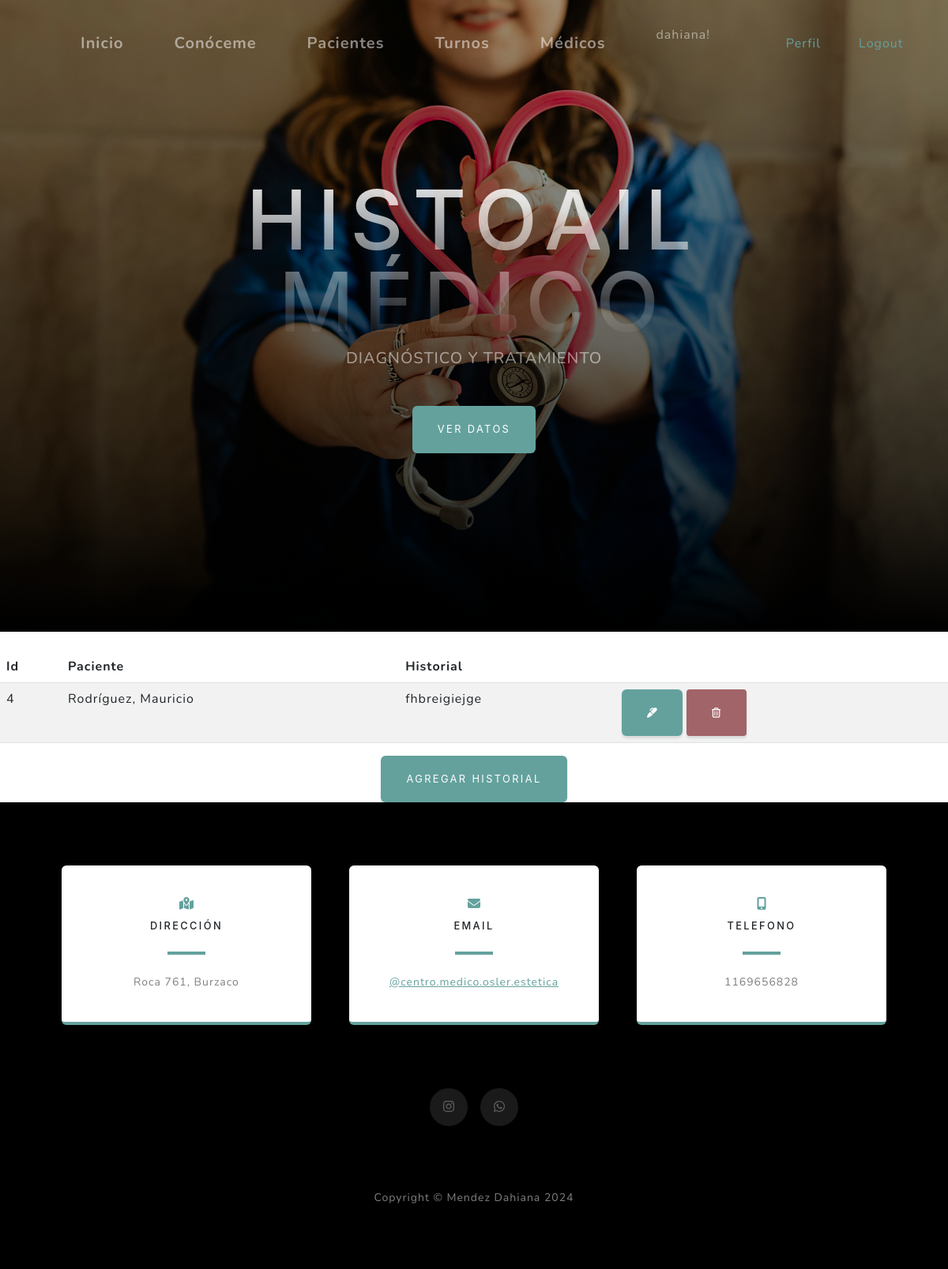
Page /aplicacion/historial_medico/5/ (signed in) on the committed database.
### aplicacion/models.py (models this page shows, shortened)
class HistorialMedico(models.Model):
    paciente = models.OneToOneField(Paciente, on_delete=models.CASCADE)
    historial = models.TextField()

class Paciente(models.Model):
    nombre = models.CharField(max_length=100)
    apellido = models.CharField(max_length=100)
    fecha_nacimiento = models.DateField()
    edad = models.PositiveIntegerField()
    genero = models.CharField(max_length=10, choices=[('Masculino', 'Masculino'), ('Femenino', 'Femenino')])
    telefono = models.CharField(max_length=20)
    correo_electronico = models.EmailField()
    def __str__(self):
        return f"{self.apellido}, {self.nombre}"

### aplicacion/views.py (the view)
# urls.py: path('historial_medico/<int:paciente_id>/', HistorialMedicoList.as_view(), name= "historial_medico" ),
class HistorialMedicoList(LoginRequiredMixin, ListView):
    model = HistorialMedico
    template_name = 'aplicacion/historialmedicolist.html'
    def get_queryset(self):
        paciente_id = self.kwargs.get('paciente_id')
        queryset = HistorialMedico.objects.filter(paciente_id=paciente_id)
        return queryset

### aplicacion/templates/aplicacion/historialmedico_list.html (shortened to what this page needs)
{%extends 'aplicacion/home.html' %}
{% block titulo %}
<h1 class="mx-auto my-0 text-uppercase">HISTOAIL MÉDICO</h1>
{% endblock titulo %}
{% block boton %}
<a class="btn btn-primary" href="#projects">VER DATOS</a>
{% endblock boton %}
{% block contenido %}
<table class="table table-striped">
    <thead>
        <tr>
            <th>Id</th>
            <th>Paciente</th>
            <th>Historial</th>
            <th></th>
        </tr>
    </thead>
    <tbody>
{% for h in historialmedico_list  %}
        <tr>
            <td>{{ h.id }}</td>
            <td>{{ h.paciente }}</td>
            <td>{{ h.historial }}</td>
            <td>
                <a
                  href="{% url 'historialMedico_update' h.id %}"
                  class="btn btn-primary"
                  style="--bs-btn-padding-y: .30rem; --bs-btn-padding-x: .7rem; --bs-btn-font-size: .75rem;"
                  ><i class="fa-solid fa-marker" title=""></i>
                </a>
                <a
                href="{% url 'historialMedico_delete' pk=h.id %}" class="btn btn-danger btn-sm">
                <i class="fa-regular fa-trash-can"></i>
                </a>
            </td>
        </tr>
{% endfor %}
    </tbody>
</table>
{% endblock contenido %}
{% block boton1 %}
<div class="d-flex justify-content-center align-items-center">
<a class="btn btn-primary" href="{% url 'historialMedico_create' %}">AGREGAR HISTORIAL</a>
</div>
{% endblock boton1 %}

### aplicacion/templates/aplicacion/home.html (shortened to what this page needs)
<!DOCTYPE html>
<html lang="es">
    <head>
        {% load static %}
        <link href="{% static 'css/styles.css' %}" rel="stylesheet" />
    </head>
    <body id="page-top">
        <nav class="navbar navbar-expand-lg navbar-light fixed-top" id="mainNav">
            <div class="container px-4 px-lg-5">
                <div class="collapse navbar-collapse" id="navbarResponsive">
                    <ul class="navbar-nav ms-auto">
                        <li class="navbar-brand"><a class="nav-link" href="{% url 'home' %}">Inicio</a></li>
                        {% if user.is_authenticated %}
                          <li class="navbar-brand"><a class="nav-link" href="{% url 'acerca_de_mi' %}">Conóceme</a></li>
                          <li class="navbar-brand"><a class="nav-link" href="{% url 'pacientes' %}">Pacientes</a></li>
                          <li class="navbar-brand"><a class="nav-link" href="{% url 'citas' %}">Turnos</a></li>
                          <li class="navbar-brand"><a class="nav-link" href="{% url 'doctores' %}">Médicos</a></li>
                          <p class="nav-link"> {{user.username}}! </p>
                          <div class="nav-link  d-flex flex-row align-items-center text-primary">
                          </div>
                           <a class="nav-link  d-flex flex-row align-items-center text-primary" href="{% url 'editar_perfil' %}">Perfil</a>
                           <a class="nav-link  d-flex flex-row align-items-center text-primary" href="{% url 'logout' %}">Logout</a>
                      {% else %}
                          <a class="nav-link  d-flex flex-row align-items-center text-primary" href="{% url 'login' %}">Login</a>
                          <a class="nav-link  d-flex flex-row align-items-center text-primary" href="{% url 'registro' %}">Registro</a>
                      {% endif %}
                    </ul>
                </div>
            </div>
        </nav>
        <header class="masthead">
            <div class="container px-4 px-lg-5 d-flex h-100 align-items-center justify-content-center">
                <div class="d-flex justify-content-center">
                    <div class="text-center">
                        {% block titulo %}{% endblock titulo %}
                        {% block subtitulo %}
                        <h2 class="text-white-50 mx-auto mt-2 mb-5">DIAGNÓSTICO Y TRATAMIENTO</h2>
                        {% endblock subtitulo %}
                        {% block boton %}
                        {% endblock boton %}
                    </div>
                </div>
            </div>
        </header>
        <br>
        {% block contenido %}
        {% endblock contenido %}
        {% block boton1 %}
        {% endblock boton1 %}
        <section class="contact-section bg-black">
            <div class="container px-4 px-lg-5">
                <div class="row gx-4 gx-lg-5">
                    <div class="col-md-4 mb-3 mb-md-0">
                        <div class="card py-4 h-100">
                            <div class="card-body text-center">
                                <i class="fas fa-map-marked-alt text-primary mb-2"></i>
                                <h4 class="text-uppercase m-0">Dirección</h4>
                                <hr class="my-4 mx-auto" />
                                <div class="small text-black-50">Roca 761, Burzaco</div>
                            </div>
                        </div>
                    </div>
                    <div class="col-md-4 mb-3 mb-md-0">
                        <div class="card py-4 h-100">
                            <div class="card-body text-center">
                                <i class="fas fa-envelope text-primary mb-2"></i>
                                <h4 class="text-uppercase m-0">Email</h4>
                                <hr class="my-4 mx-auto" />
                                <div class="small text-black-50"><a href="https://www.instagram.com/centro.medico.osler.estetica/?hl=es-es" target="_blank">@centro.medico.osler.estetica</a></div>
                            </div>
                        </div>
                    </div>
                    <div class="col-md-4 mb-3 mb-md-0">
                        <div class="card py-4 h-100">
                            <div class="card-body text-center">
                                <i class="fas fa-mobile-alt text-primary mb-2"></i>
                                <h4 class="text-uppercase m-0">Telefono</h4>
                                <hr class="my-4 mx-auto" />
                                <div class="small text-black-50">1169656828</div>
                            </div>
                        </div>
                    </div>
                </div>
                <div class="social d-flex justify-content-center">
                    <a class="mx-2" href="https://www.instagram.com/kiaoraestetica/" target="_blank"><i class="fa-brands fa-instagram"></i></a>
                    <a class="mx-2" href="https://l.instagram.com/?u=https%3A%2F%2Fwa.link%2Fm68txh&e=AT11BPT2ucRNKfZPsH27rwInMxaResxAarBgAta2za556H7LOdaxe_yr_15M0yegh_ZdA_YYmmZybDQKMSUZsmZVPzcO5M4a0j5Vug" target="_blank"><i class="fa-brands fa-whatsapp"></i></a>
                </div>
            </div>
        </section>
        <footer class="footer bg-black small text-center text-white-50"><div class="container px-4 px-lg-5">Copyright &copy; Mendez Dahiana 2024</div></footer>
    </body>
</html>

### rows in the picture
HistorialMedico: id "4", paciente "Rodríguez, Mauricio", historial "fhbreigiejge"

### other values in the picture
{{ user.username }} "dahiana"
